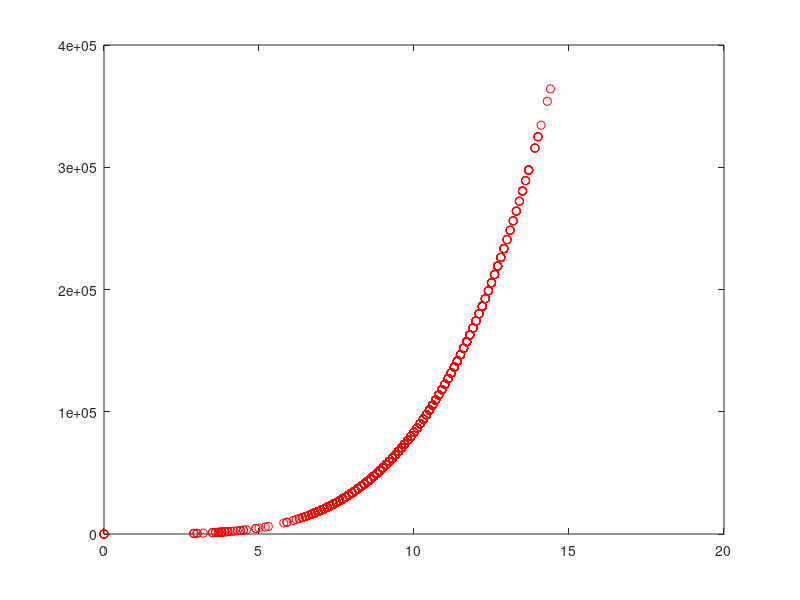

MATLAB code for this plot:
% Implementacao do algoritmo de busca aleatoria GLOBAL (GRS, global random search)
% para encontrar o maximo/minimo de funcoes de 1 variavel
%       f(x) = x^2,   0 < x < 31;
%       f(x) = x*sin(10*pi*x)+1,  -1 < x < 2.
%
% Autor: Guilherme A. Barreto
% Data: 29/11/2017

%clear; clc; close all;

pkg load statistics
load aerogerador.dat
v=aerogerador(:,1);
P=aerogerador(:,2);

%%% Parametros do GRS
Ng=500;   % Numero de iteracoes

% funcao=2;  % Escolhe funcao-objetivo

% Escolhe limites do dominio de x
% if funcao==1,
% 	limites=[0 31];   % Limites do intervalo para funcao: F=x^2
% else    limites=[-1 2];   % Limites do intervalo de busca para funcao: F=x*sin(10*pi*x)+1;
% end

%%%%%%%%%%% Grafico da funcao a ser otimizada
% x=limites(1):0.01:limites(2);  % Dominio de x discretizado em incrementos de 0.1
% f_opt=func_objetivo1D(x,funcao);  % Avalia solucao inicial
%figure; plot(x,f_opt,'k-');
%hold on
%%%%%%%%%%%

limites=[-6 11];
k = 4;
x_best=(unifrnd(limites(1), limites(2), 1, k+1)); 	% Gera solucao inicial dentro do intervalo permitido
% B=polyfit(v, P, k_best);
ypred = polyval(x_best, v);  % Avalia solucao candidata
y = P;
erro = y - ypred;
SEQ = sum(erro.^2);

Fbest=SEQ;

% Fbest=func_objetivo1D(x_best,funcao);  % Avalia solucao inicial

cands = [];

pause(2);
%%% Roda GRS por Ng geracoes
for t=1:Ng,
    iteracao=t;

    x_cand=(unifrnd(limites(1), limites(2), 1, k+1));
    cands = [cands; x_cand];
    ypred = polyval(x_best, v);
    erro = y - ypred;
    SEQ = sum(erro.^2); % Gera solucao candidata

    Fcand=SEQ;

    % Avalia solucao candidata
    if Fcand<Fbest,	% Se x_cand produz melhor resultado que x_best
        x_best=x_cand;  % x_cand vira "melhor solucao ate o momento"
        Fbest=Fcand;
    end

    % plot(x_best,Fbest,'ro');  %%% Plota melhor solucao (solucoes intermediarias)

    aptidao(t)=Fbest;

end

x_best, Fbest

%plot(x_best,Fbest,'b^');  %%% Plota melhor solucao
%hold off

figure; plot(aptidao,'linewidth',3);
xlabel('Iteracao'); ylabel('y=f(x)');
set(gca, "fontsize", 14)

plot(v,ypred,'ro');  %%% Plota solucao final
